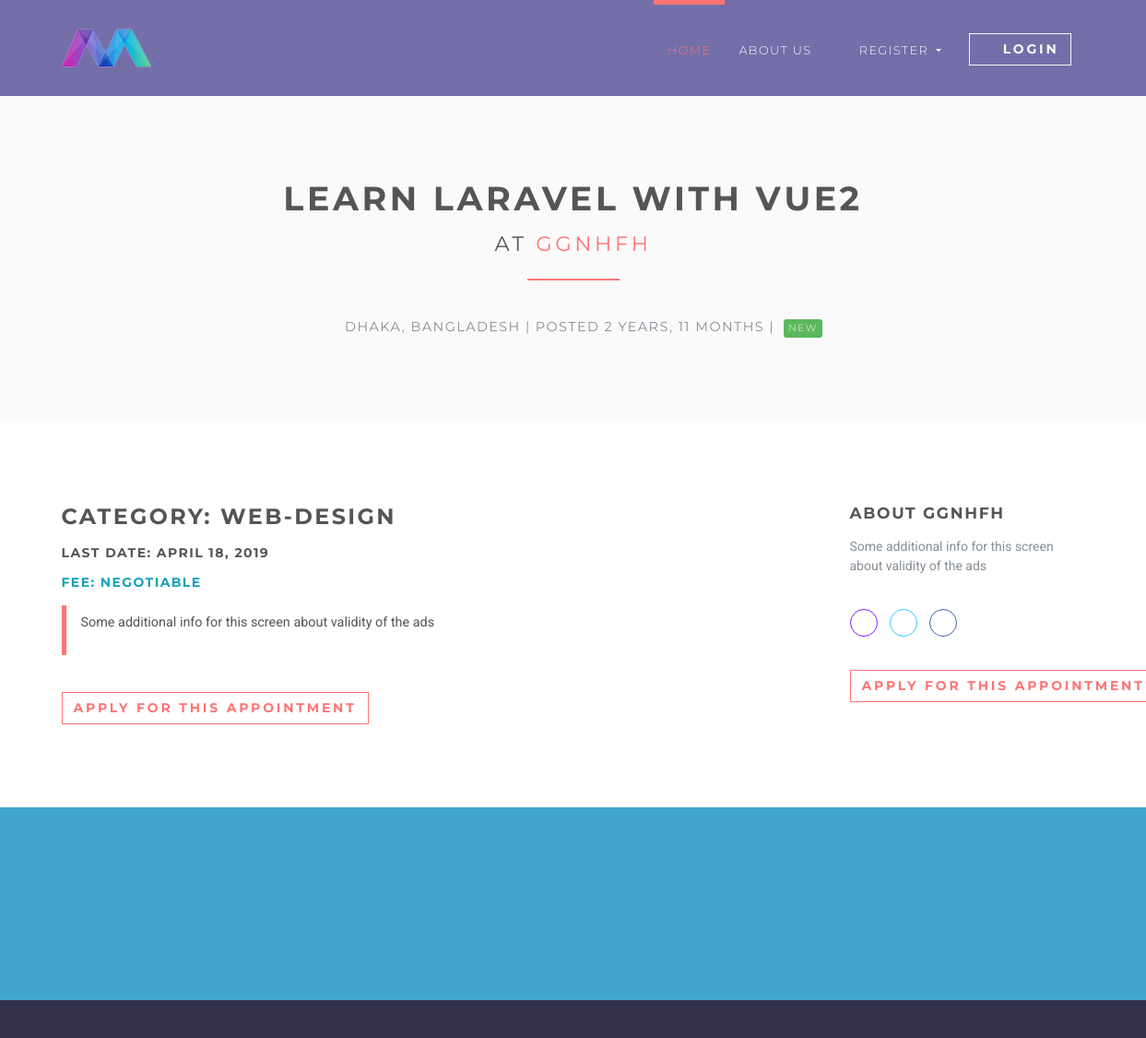
Screenshot of /jobs/1 with the database file from the repository.
### jobsapp/models.py (models this page shows, shortened)
class Job(models.Model):
    user = models.ForeignKey(User, on_delete=models.CASCADE)
    title = models.CharField(max_length=300)
    description = models.TextField()
    location = models.CharField(max_length=150)
    type = models.CharField(choices=JOB_TYPE, max_length=10)
    category = models.CharField(max_length=100)
    last_date = models.DateTimeField()
    company_name = models.CharField(max_length=100)
    company_description = models.CharField(max_length=300)
    website = models.CharField(max_length=100, default="")
    created_at = models.DateTimeField(default=timezone.now)
    filled = models.BooleanField(default=False)

### jobsapp/views/home.py (the view)
# urls.py: path('jobs/<int:id>', JobDetailsView.as_view(), name='jobs-detail'),
class JobDetailsView(DetailView):
    model = Job
    template_name = 'jobs/details.html'
    context_object_name = 'job'
    pk_url_kwarg = 'id'
    def get_object(self, queryset=None):
        obj = super(JobDetailsView, self).get_object(queryset=queryset)
        if obj is None:
            raise Http404("Job doesn't exists")
        return obj
    def get(self, request, *args, **kwargs):
        try:
            self.object = self.get_object()
        except Http404:
            raise Http404("Job doesn't exists")
        context = self.get_context_data(object=self.object)
        return self.render_to_response(context)

### templates/jobs/details.html (shortened to what this page needs)
{% extends 'base.html' %}
{% load static %}
{% load is_already_applied %}
{% block content %}
    <section class="bg-light-gray">
        <div class="container">
            <h1 class="heading">{{ job.title }}<br>
                <small>at <a href="#"> {{ job.company_name }}</a></small>
            </h1>
            <div class="job-detail-description"><i class="fa fa-map-marker job__location"> </i>
                {{ job.location }} | Posted {{ job.created_at|timesince }} |
                {% if job.type == '1' %}
                    <span class="badge featured-badge badge-success">New</span>
                {% elif job.type == '2' %}
                    <span class="badge featured-badge badge-primary">Old</span>
                {% else %}
                    <span style="color: #ffffff;" class="badge featured-badge badge-warning">Regular</span>
                {% endif %}
            </div>
        </div>
    </section>
    <section>
        <div class="container">
            <div class="row">
                <div class="col-lg-8">
                    <h3>Category: {{ job.category }}</h3>
                    <h5>Last date: {{ job.last_date|date }}</h5>
                    <h5 class="text-info">Fee: Negotiable</h5>
                    <blockquote class="blockquote">
                        <p>{{ job.description }}</p>
                    </blockquote>
                    <div class="job-detail__apply-bottom">
                        {% if request.user.is_authenticated %}
                            {% is_already_applied job request.user as is_applied %}
                            {% if is_applied %}
                                <input type="button" class="btn btn-outline-white-primary" value="Already applied"/>
                            {% else %}
                                <form action="{% url 'jobs:apply-job' job.id %}" method="post">
                                    {% csrf_token %}
                                    <input type="hidden" name="job" value="{{ job.id }}">
                                    <input type="submit" class="btn btn-outline-white-primary"
                                           value="Apply for this appointment"/>
                                </form>
                            {% endif %}
                        {% else %}
                            <form action="{% url 'jobs:apply-job' job.id %}" method="post">
                                <input type="submit" class="btn btn-outline-white-primary"
                                       value="Apply for this appointment"/>
                            </form>
                        {% endif %}
                    </div>
                </div>
                <div class="col-lg-1"></div>
                <div class="col-lg-3">
                    <h4>About {{ job.company_name }}</h4>
                    <p class="job-detail__company-description">{{ job.company_description }}</p>
                    <p class="job-detail__social social social--outline">
                        <a href="{{ job.website }}" data-toggle="tooltip" data-placement="top" title="Website"
                           class="link">
                            <i class="fa fa-link"></i>
                        </a>
                        <a href="#" data-toggle="tooltip" data-placement="top" title="Twitter" class="twitter">
                            <i class="fa fa-twitter"></i>
                        </a>
                        <a href="#" data-toggle="tooltip" data-placement="top" title="Facebook" class="facebook">
                            <i class="fa fa-facebook"></i>
                        </a>
                    </p>
                    <div class="job-detail__apply-top">
                        {% if is_applied %}
                            <input type="button" class="btn btn-outline-white-primary" value="Already applied"/>
                        {% else %}
                            <form action="{% url 'jobs:apply-job' job.id %}" method="post">
                                <input type="submit" class="btn btn-outline-white-primary" value="Apply for this appointment"/>
                            </form>
                        {% endif %}
                    </div>
                </div>
            </div>
        </div>
    </section>
{% endblock %}

### static/css/style.default.css (style rules this page uses)
html { height:100% }
body { height:100% }
section { position:relative;padding-top:90px;padding-bottom:90px }
.heading { text-align:center;margin-bottom:40px }
.heading:after { content:" ";display:block;width:100px;height:2px;margin:20px auto 20px;background:#ff7473 }
a,button { -webkit-transition:all .2s ease-out;transition:all .2s ease-out }
a i.fa,button i.fa { margin:0 5px }
.bg-light-gray { background:#fafafa }
.badge { text-transform:uppercase;font-weight:300;font-family:"Montserrat",Helvetica,Arial,sans-serif;font-size:0.65rem;padding:5px }
.featured-badge { font-weight:300;border-radius:3px;margin-left:5px;padding:5px;letter-spacing:0.1rem }
.job__location { margin-right:5px;color:#868e96 }
.job-detail-description { text-align:center;text-transform:uppercase;letter-spacing:0.1em;font-family:"Montserrat",Helvetica,Arial,sans-serif;color:#868e96;font-size:0.9rem }
.job-detail__company-description { color:#868e96 }
.job-detail__social { text-align:left !important;padding:20px 0 }
.job-detail__apply-bottom { margin-top:40px }
.heading small { font-size:1.4rem }
.social--outline a { width:30px;height:30px;line-height:30px;border-radius:50%;border:1px solid #ff7473;text-align:center;padding:0;display:inline-block;margin-right:10px }
.social--outline a.link { color:#871AFF;border-color:#871AFF }
.social--outline a.twitter { color:#3cf;border-color:#3cf }
.social--outline a.facebook { color:#4460ae;border-color:#4460ae }
.btn { font-weight:700;font-family:"Montserrat",Helvetica,Arial,sans-serif;border:1px solid transparent;text-transform:uppercase;letter-spacing:0.2em;padding:.375rem .75rem;font-size:.875rem;line-height:1.5;border-radius:0;-webkit-transition:background-color 0.15s ease-in-out,border-color 0.15s ease-in-out,-webkit-box-shadow 0.15s ease-in-out;transition:background-color 0.15s ease-in-out,border-color 0.15s ease-in-out,-webkit-box-shadow 0.15s ease-in-out;transition:background-color 0.15s ease-in-out,border-color 0.15s ease-in-out,box-shadow 0.15s ease-in-out;transition:background-color 0.15s ease-in-out,border-color 0.15s ease-in-out,box-shadow 0.15s ease-in-out,-webkit-box-shadow 0.15s ease-in-out }
.btn-outline-white-primary { color:#ff7473;background-color:#fff;background-image:none;border-color:#ff7473 }
body { font-family:"Roboto",Helvetica,Arial,sans-serif;font-size:.875rem;font-weight:400;line-height:1.5;color:#555;background-color:#fff }
a { color:#ff7473;text-decoration:none }
h1,h2,h3,h4,h5,h6,.h1,.h2,.h3,.h4,.box-simple h3,.box-image .name h3,.box-image-text .top .name h3,.box-image-text .top .name h4,.h5,.h6 { margin-bottom:1rem;font-family:"Montserrat",Helvetica,Arial,sans-serif;font-weight:700;line-height:1.2;color:#555;text-transform:uppercase;letter-spacing:0.1em }
h1,.h1 { font-size:2.275rem }
h3,.h3 { font-size:1.4875rem }
h4,.h4,.box-simple h3,.box-image .name h3,.box-image-text .top .name h3,.box-image-text .top .name h4 { font-size:1.0675rem }
h5,.h5 { font-size:.875rem }
small,.small { font-size:80%;font-weight:400 }
.blockquote { padding:.5rem 1rem;margin-bottom:2rem;font-size:.9rem;border-left:5px solid #ff7473 }
.text-info { color:#17a2b8 !important }
.badge-success { color:color-yiq(#5cb85c);background-color:#5cb85c }

### rows the page displays
Job: title "LEARN LARAVEL WITH VUE2", company_name "GGNHFH", location "DHAKA, BANGLADESH", created_at "2 YEARS, 11 MONTHS", category "WEB-DESIGN", last_date "APRIL 18, 2019", description "Some additional info for this screen about validity of the ads", company_description "Some additional info for this screen about validity of the ads"
